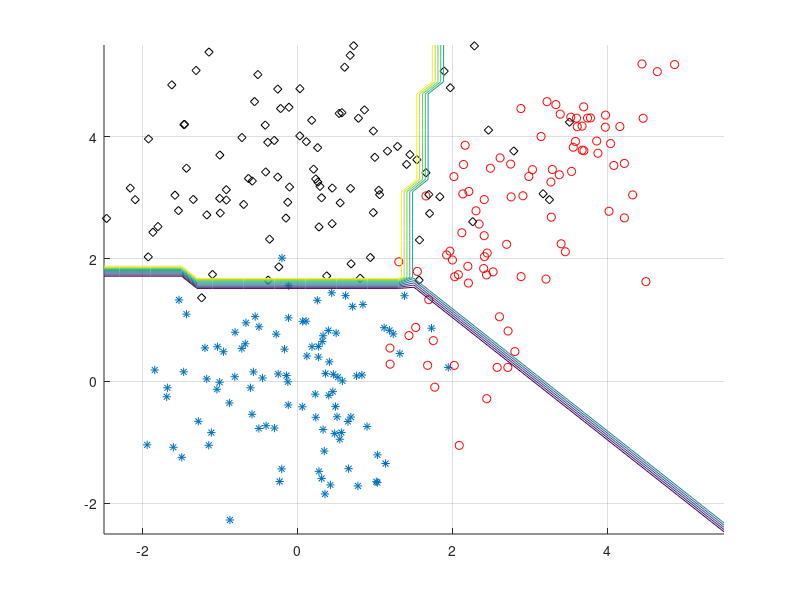
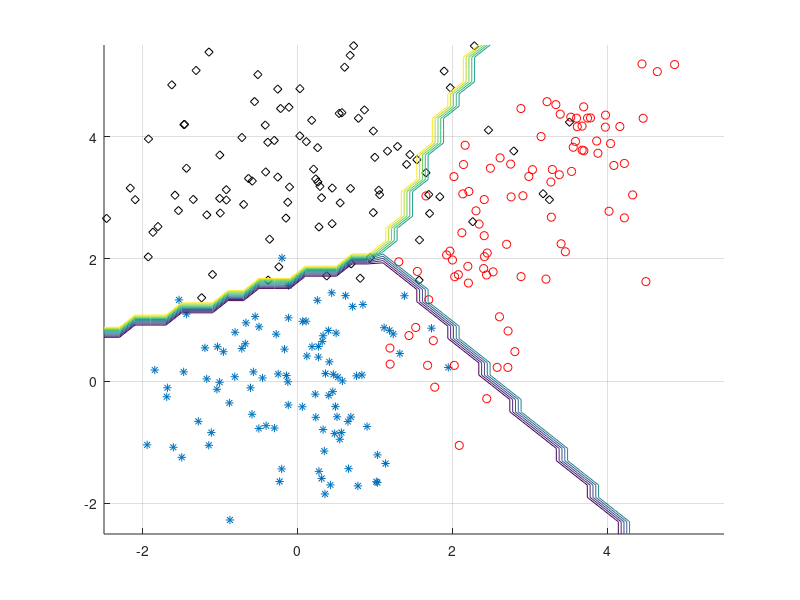
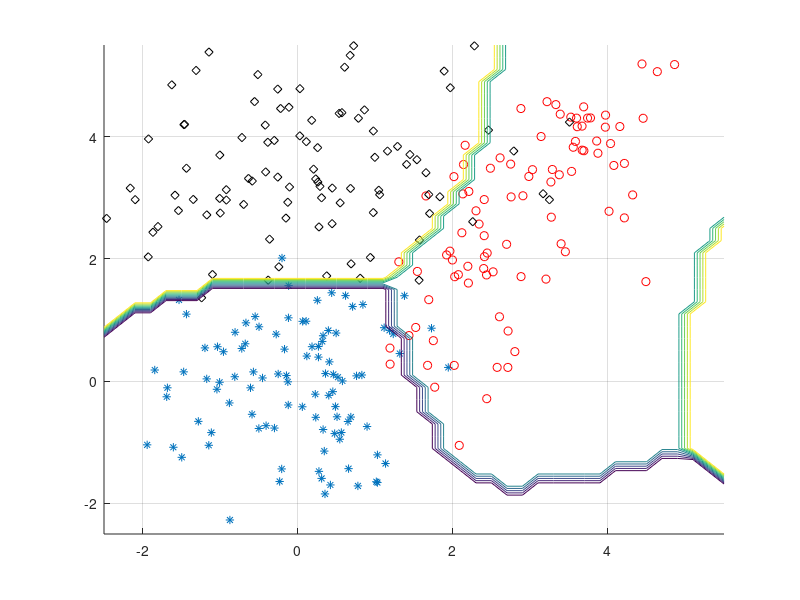

Recreate these plots in MATLAB, in order.
clear;

K=3;
load data4_1.mat 

% avg Mean for per class
M=[ mean(X1);mean(X2);mean(X3)]; 

S(:,:,1) = cov(X1);
S(:,:,2) = cov(X2);
S(:,:,3) = cov(X3);

smean=(cov(X1) + cov(X2) + cov(X3)) / 3 ;

% Create Input matrix by  dividing 2D input space into grid form
[x,y] = meshgrid([-2.5:0.2:5.5],[-2.5:0.2:5.5]);
XY=[x(:), y(:)];


for i =1:size(XY,1)
    for j=1:K
        d1(j,1) = (XY(i,:)-M(j,:)) * (XY(i,:)-M(j,:))';
        d2(j,1) = (XY(i,:)-M(j,:)) * inv(smean) * (XY(i,:)-M(j,:))';
        d3(j,1) = (XY(i,:)-M(j,:)) * inv(reshape(S(:,:,j),2,2)) * (XY(i,:)-M(j,:))';
    end
    
    [min1v, min1i] = min(d1);
    res_classify(1, i)=min1i;
    
    [min2v, min2i] = min(d2);
    res_classify(2, i)=min2i;
    
    [min3v, min3i] = min(d3);
    res_classify(3, i)=min3i;
end

for m=1:3
    figure(m); hold on
    axis([-2.5 5.5 -2.5 5.5]);
    grid on
    
    plot(X1(:,1), X1(:,2), '*');
    plot(X2(:,1), X2(:,2), 'ro');
    plot(X3(:,1), X3(:,2), 'kd');
    
    res = reshape(res_classify(m,:),size(x));
    
    contour(x,y,res); % drawing decision boundaries
end
